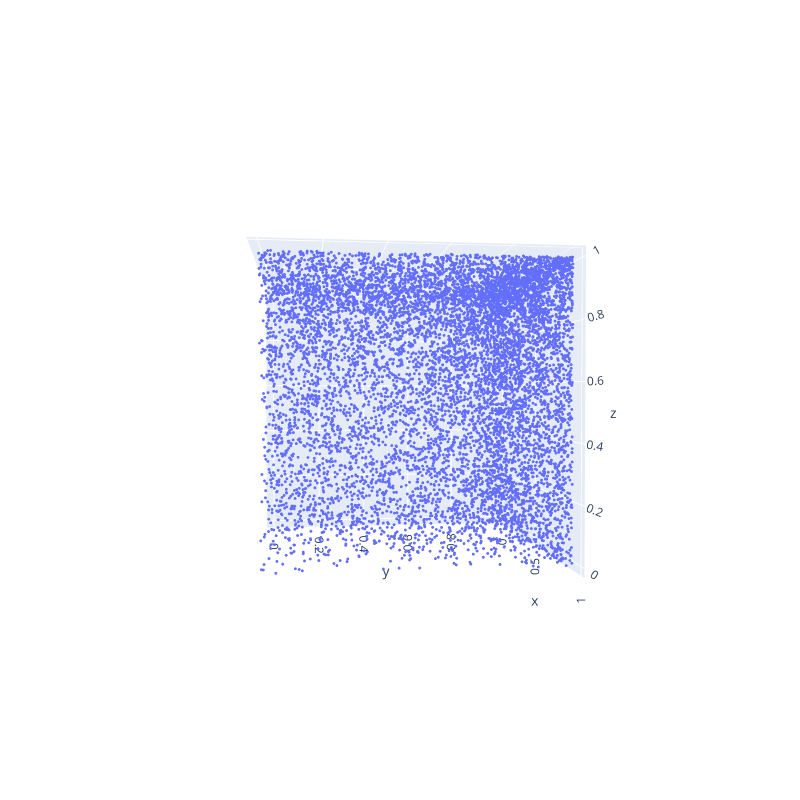

Write notebook code for a chart like this one.
### Code cell
fig = go.Figure(data=go.Scatter3d(x=cosU[2:], y=cosU[1:-1], z=cosU[0:-2], mode='markers', marker=dict(size=1)))
fig.update_layout(
    autosize=True,
    width=800,
    height=800,
)

fig.show()

### Figure 1 — Plotly figure (JSON) as saved in the notebook; plotly's stock layout.template omitted (floating-point values rounded to 4 significant figures; data arrays with more than 128 entries replaced by an {"elided": "..."} marker saying what was removed)
{"data": [{"marker": {"size": 1}, "mode": "markers", "type": "scatter3d", "x": {"elided": "9998 float values"}, "y": {"elided": "9998 float values"}, "z": {"elided": "9998 float values"}}], "layout": {"autosize": true, "height": 800, "scene": {"aspectmode": "auto", "aspectratio": {"x": 1, "y": 1, "z": 1}, "camera": {"center": {"x": 0, "y": 0, "z": 0}, "eye": {"x": 2.665, "y": -0.3245, "z": 0.04631}, "projection": {"type": "perspective"}, "up": {"x": 0, "y": 0, "z": 1}}}, "width": 800}}
